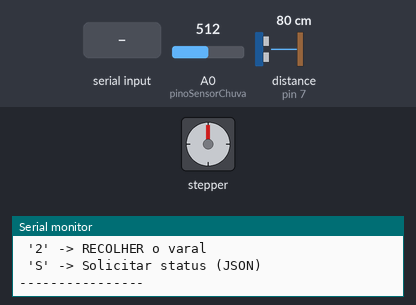
The sketch below on a simulated Arduino Uno, built with avr-gcc and run on an emulated ATmega328P. Parts: stepper motor, the last lines printed to the serial monitor. Wiring (inferred from the names in the program): ultrasonic range finder: trigger pin 6; echo pin 7. The test bench sets the inputs (shaded band); at power-on: A0 (pinoSensorChuva) = 512, distance to the obstacle (sensor on pin 7) 80 cm. The echo pulse lasts 58.3 µs per cm; stepper angles assume 2048 steps per turn.

Above: at 1.2 s.
1.3 s: "1" received over Serial
At 2.15 s:
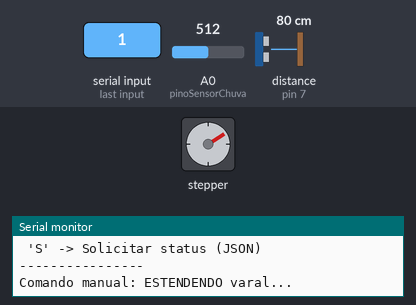
At 3.4 s:
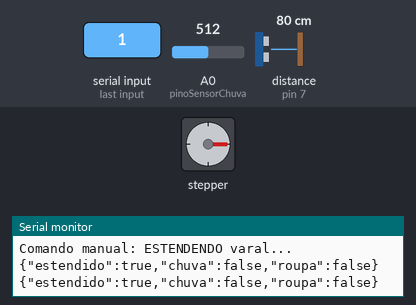
3.8 s: A0 (pinoSensorChuva) set to 481
At 4.35 s:
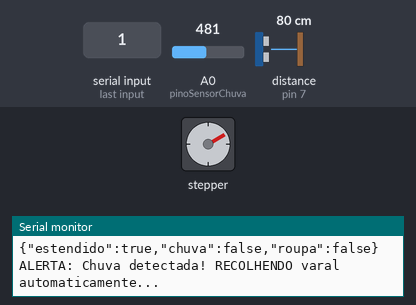
6.0 s: distance to the obstacle (sensor on pin 7) set to 2 cm
9.0 s: "2" received over Serial
10.5 s: A0 (pinoSensorChuva) set to 510
At 10.66 s:
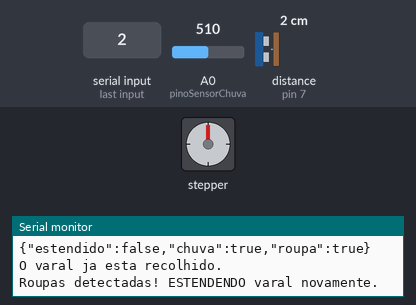
13.0 s: "1" received over Serial
Timing chart, 0 to 15.5 s (numbered marks = the images above; inputs shaded):
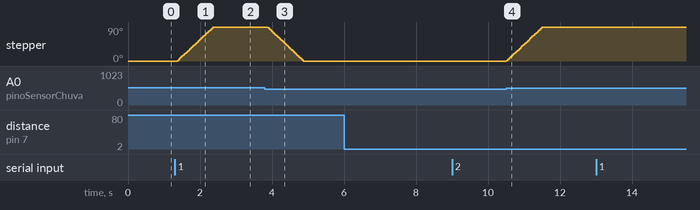

Measured:
- the behaviour switches between 500 and 499 on A0 (pinoSensorChuva) (found by bisection; images 2 and 3)
- after the input at 1.3 s, stepper: turns 90° clockwise in 1.0 s, starting after 0.07 s
- after the input at 3.8 s, stepper: turns 90° counter-clockwise in 0.98 s, starting after 0.08 s
- after the input at 10.5 s, stepper: turns 90° clockwise in 1.0 s, starting at once

The sketch:

Arduino.ino
```cpp
#include <Stepper.h>

// --- Configurações do Motor ---
const int stepsPerRevolution = 2048;
const int passosPara90Graus = 512;
Stepper meuMotor(stepsPerRevolution, 8, 10, 9, 11);

// --- Configurações do Sensor Ultrassônico ---
const int pinoTrig = 6;
const int pinoEcho = 7;
const int limiteDistancia = 50; // cm

// --- Configurações do Sensor de Chuva ---
const int pinoSensorChuva = A0;
const int limiteChuva = 500; // Abaixo de 500 consideramos que está chovendo

// --- Variáveis de Controle ---
bool estaEstendido = false;      // O varal começa na posição "Recolhido"
bool recolhidoPelaChuva = false; // Memória para saber se foi a chuva que o fechou

// --- Estado dos Sensores (cache para reportar) ---
bool ultimaLeituraChuva = false;
bool ultimaLeituraRoupa = false;

// --- Controle do envio periódico de status do Arduino ---
unsigned long ultimoEnvioStatus = 0;
const unsigned long intervaloStatus = 2000; // 2 segundos

// --- Função Auxiliar para o Sensor Ultrassônico ---
int lerDistancia() {
  digitalWrite(pinoTrig, LOW);
  delayMicroseconds(2);
  digitalWrite(pinoTrig, HIGH);
  delayMicroseconds(10);
  digitalWrite(pinoTrig, LOW);

  long duracao = pulseIn(pinoEcho, HIGH);
  int distancia = duracao * 0.034 / 2;
  return distancia;
}

// --- Função de Status do Arduino ---
// Envia o estado atual (estendido/chuva/roupa) em JSON pela serial.
// Usada tanto pelo envio periódico quanto em resposta ao comando 'S'.
void enviarStatusJson() {
  Serial.print("{\"estendido\":");
  Serial.print(estaEstendido ? "true" : "false");
  Serial.print(",\"chuva\":");
  Serial.print(ultimaLeituraChuva ? "true" : "false");
  Serial.print(",\"roupa\":");
  Serial.print(ultimaLeituraRoupa ? "true" : "false");
  Serial.println("}");
}

void setup() {
  meuMotor.setSpeed(15);

  pinMode(pinoTrig, OUTPUT);
  pinMode(pinoEcho, INPUT);

  Serial.begin(9600);

  Serial.println("=== Varal Inteligente Iniciado ===");
  Serial.println("--- COMANDOS ---");
  Serial.println(" '1' -> ESTENDER o varal");
  Serial.println(" '2' -> RECOLHER o varal");
  Serial.println(" 'S' -> Solicitar status (JSON)");
  Serial.println("----------------");
}

void loop() {
  // 1. LER SENSORES
  int umidadeChuva = analogRead(pinoSensorChuva);
  bool chovendo = (umidadeChuva < limiteChuva);

  int distancia = lerDistancia();
  bool temRoupa = (distancia > 0 && distancia <= limiteDistancia);

  ultimaLeituraChuva = chovendo;
  ultimaLeituraRoupa = temRoupa;

  // 2. VERIFICAR COMANDOS MANUAIS DO USUÁRIO
  if (Serial.available() > 0) {
    char comando = Serial.read();

    if (comando == 'S' || comando == 's') {
      enviarStatusJson();
    }
    else if (comando == '1') {
      if (!estaEstendido && !chovendo) {
        Serial.println("Comando manual: ESTENDENDO varal...");
        meuMotor.step(passosPara90Graus);
        estaEstendido = true;
        recolhidoPelaChuva = false;
        enviarStatusJson();
      } else if (chovendo) {
        Serial.println("Aviso: Nao e possivel estender, esta chovendo!");
      } else {
        Serial.println("O varal ja esta estendido.");
      }
    }
    else if (comando == '2') {
      if (estaEstendido) {
        Serial.println("Comando manual: RECOLHENDO varal...");
        meuMotor.step(-passosPara90Graus);
        estaEstendido = false;
        recolhidoPelaChuva = false;
        enviarStatusJson();
      } else {
        Serial.println("O varal ja esta recolhido.");
      }
    }
  }

  // 3. REGRAS AUTOMÁTICAS DA CHUVA E ROUPAS

  // Regra A: Se o varal estiver estendido e começar a chover
  if (estaEstendido && chovendo) {
    Serial.println("ALERTA: Chuva detectada! RECOLHENDO varal automaticamente...");
    meuMotor.step(-passosPara90Graus);
    estaEstendido = false;
    recolhidoPelaChuva = true;
    enviarStatusJson();
  }

  // Regra B: Se o varal foi recolhido pela chuva, e a chuva parou
  // A flag `recolhidoPelaChuva` SÓ é zerada quando efetivamente estendemos
  // de volta. Se ainda não houver roupa no momento em que a chuva passa,
  // mantemos a flag para tentar novamente em loops futuros assim que o
  // sensor ultrassônico detectar peça no varal.
  if (recolhidoPelaChuva && !chovendo) {
    if (temRoupa) {
      Serial.println("Roupas detectadas! ESTENDENDO varal novamente.");
      meuMotor.step(passosPara90Graus);
      estaEstendido = true;
      recolhidoPelaChuva = false;
      enviarStatusJson();
    }
    // Sem roupa: aguarda silenciosamente — o status periódico continua sendo
    // emitido pela seção 4 abaixo, não precisamos floodar a serial aqui.
  }

  // 4. ENVIO PERIÓDICO DE STATUS DO ARDUINO
  // Heartbeat: o Arduino emite seu status sozinho a cada `intervaloStatus` ms,
  // permitindo que o server detecte conexão ativa sem precisar fazer polling.
  unsigned long agora = millis();
  if (agora - ultimoEnvioStatus >= intervaloStatus) {
    enviarStatusJson();
    ultimoEnvioStatus = agora;
  }

  delay(100);
}
```
